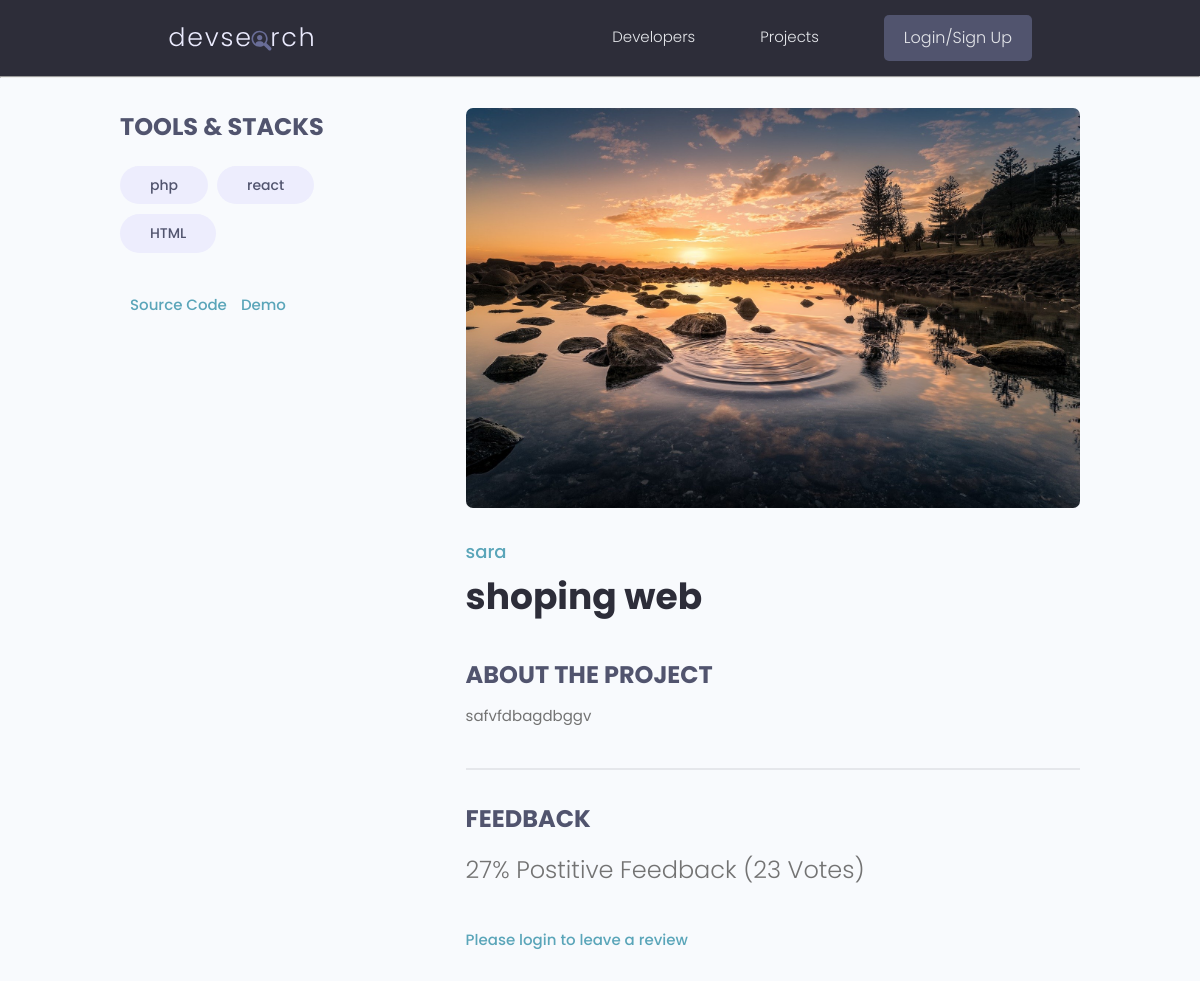
/projects/project/53d64aa7-017f-4472-b6f3-0cd36885d78c/, run on an earlier commit of the app's database.
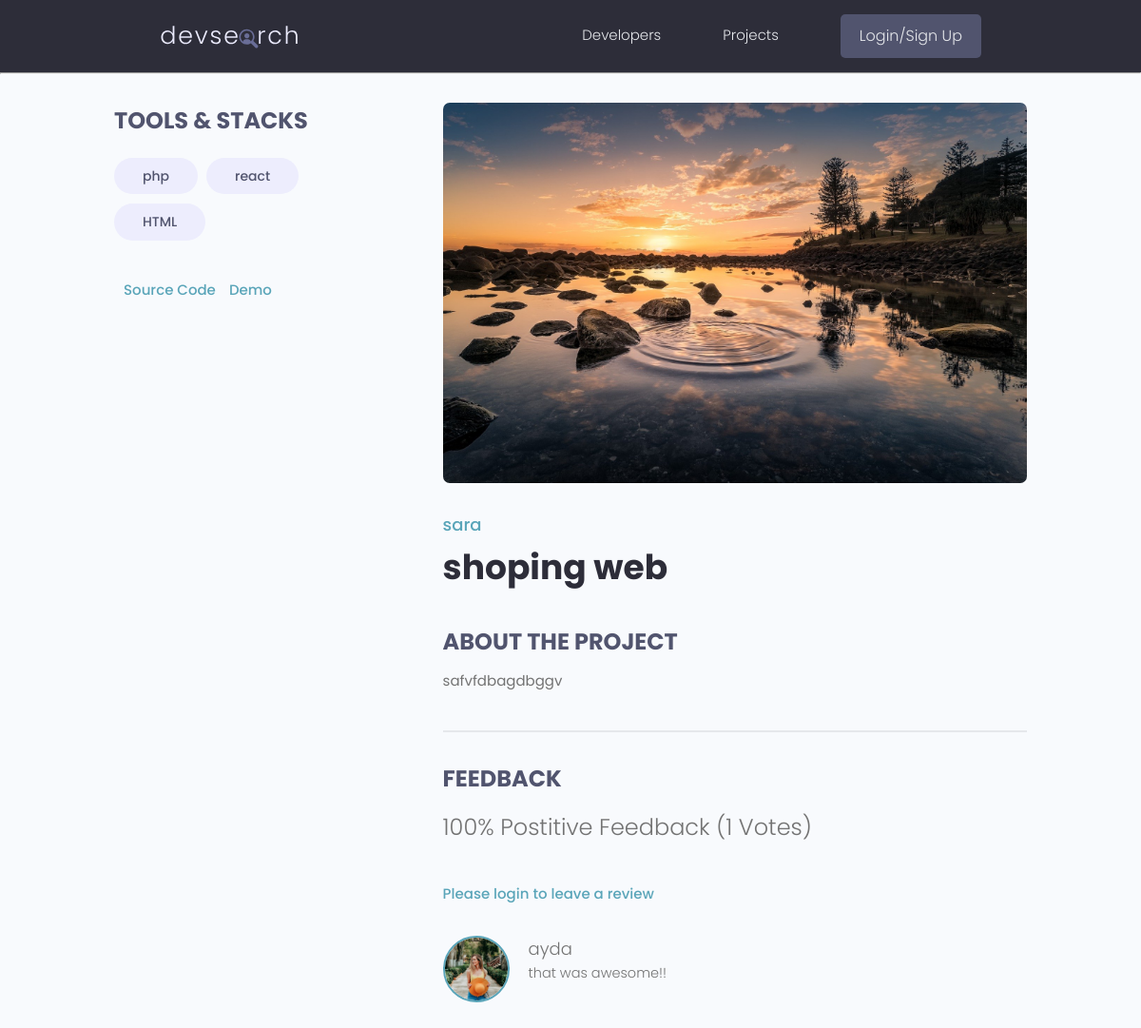
And on a later commit of the database.
### projects/models.py (models this page shows, shortened)
class Tag(models.Model):
    name=models.CharField(max_length=200)
    created=models.DateTimeField(auto_now_add=True)
    id=models.UUIDField(default=uuid.uuid4, unique=True, primary_key=True, editable=False)

class Project(models.Model):
    owner=models.ForeignKey(Profile, null=True,blank=True,on_delete=models.SET_NULL)
    title= models.CharField(max_length=200)
    description= models.TextField(null=True, blank=True)
    featured_image=models.ImageField(null=True, blank=True, upload_to=None, height_field=None, width_field=None, max_length=100)
    demo_link=models.CharField(max_length=2000, blank=True)
    source_link= models.CharField(max_length = 2000, null=True, blank=True)
    tags=models.ManyToManyField('Tag', blank=True)# because the tag model is written below we put ''
    vote_total=models.IntegerField(default=0, null=True, blank=True)
    vote_ratio=models.IntegerField(default=0,null=True, blank=True)
    created= models.DateTimeField(auto_now_add=True)
    id=models.UUIDField(default=uuid.uuid4,unique=True, primary_key=True, editable=False)
    class Meta:
        ordering = ['-vote_ratio', '-vote_total', 'title']
    @property
    def imageURLs(self):
        try:
            img=self.featured_image.url
        except:
            img=''
        return img
    @property
    def reviewers(self):
        queryset = self.review_set.all().values_list('owner__id', flat=True)
        return queryset

class Review(models.Model):
    VOTE_TYPE=(
        ('up', 'Up Vote'),
        ('down', 'Down Vote')
    )
    owner = models.ForeignKey(Profile, on_delete=models.CASCADE, null=True)
    project = models.ForeignKey(Project, on_delete=models.CASCADE) # all revies will be deleted if the project is removed
    body=models.TextField(null=True, blank=True)
    value=models.CharField(max_length = 200, choices=VOTE_TYPE)
    created=models.DateTimeField(auto_now_add=True)
    id=models.UUIDField(default=uuid.uuid4, unique=True, primary_key=True, editable=False)
    class Meta:
        unique_together = [['owner', 'project']]

### users/models.py (models this page shows, shortened)
class Profile(models.Model):
    user=models.OneToOneField(User, on_delete=models.CASCADE, null=True, blank=True)
    name=models.CharField(max_length=200, blank=True, null=True)
    username=models.CharField(max_length=200, blank=True, null=True)
    location=models.CharField(max_length=200, blank=True, null=True)
    email=models.EmailField(max_length=500,blank=True, null=True)
    short_intro= models.CharField(max_length=200, blank=True, null=True)
    bio=  models.TextField(blank=True, null=True)
    profile_image= models.ImageField(null=True, blank=True,upload_to='profiles/', default='profiles/default.jpg')
    social_github =models.CharField(max_length=200,blank=True,null=True)
    social_linkedin =models.CharField(max_length=200,blank=True,null=True)
    social_youtube =models.CharField(max_length=200,blank=True,null=True)
    social_website =models.CharField(max_length=200,blank=True,null=True)
    created=models.DateTimeField(auto_now_add=True)
    id= models.UUIDField(default=uuid.uuid4 , unique=True, primary_key=True, editable=False)

### projects/views.py (the view, shortened to what this page needs)
# urls.py: path('project/<str:pk>/', views.project, name="project"),
def project(request, pk):
    projectObj= Project.objects.get(id=pk)
    tags=projectObj.tags.all()
    form=ReviewForm()
    return render(request,'projects/single_project.html',{'projectObj': projectObj,'tags':tags,'form': form})

### projects/templates/projects/single_project.html (shortened to what this page needs)
{% extends 'main.html' %}
    {% block content %}
  <main class="singleProject my-md">
    <div class="container">
      <div class="layout">
        <div class="column column--1of3">
          <h3 class="singleProject__subtitle">Tools & Stacks</h3>
          <div class="singleProject__toolStack">
            {% for tag in projectObj.tags.all %}
            <span class="tag tag--pill tag--sub tag--lg">
              <small>{{tag.name}}</small>
            </span>
            {% endfor %}
          </div>
          {% if projectObj.source_link %}
          <a class="singleProject__liveLink" href="{{projectObj.source_link}}" target="_blank">Source Code
          </a>
          {% endif %}
          {% if projectObj.demo_link %}
          <a class="singleProject__liveLink" href="{{projectObj.demo_link}}" target="_blank">Demo
          </a>
          {% endif %}
        </div>
        <div class="column column--2of3">
          <img class="singleProject__preview" src="{{projectObj.imageURLs}}" alt="portfolio thumbnail" />
          <a href="profile.html" class="singleProject__developer">{{projectObj.owner.name}}</a>
          <h2 class="singleProject__title">{{projectObj.title}}</h2>
          <h3 class="singleProject__subtitle">About the Project</h3>
          <div class="singleProject__info">
            {{projectObj.description|linebreaksbr}}
          </div>
          <div class="comments">
            <h3 class="singleProject__subtitle">Feedback</h3>
            <h5 class="project--rating">
              {{projectObj.vote_ratio}}% Postitive Feedback ({{projectObj.vote_total}} Votes)
            </h5>
            {% if request.user.profile.id in projectObj.reviewers %}
                    <p>You have already submitted your review for this project</p>
            {% elif request.user.profile == projectObj.owner %}
                    <p>You cannot review your own work</p>
              {% else %}
      <a href="{% url 'login' %}?next={{request.path}}">Please login to leave a review</a>
            {% endif %}
            <div class="commentList">
              {% for review in projectObj.review_set.all %}
                  {% if review.body %}
              <div class="comment">
                  <img class="avatar avatar--md"
                    src="{{review.owner.profile_image.url}}" alt="user" />
                <div class="comment__details">
                  <p  class="comment__author">{{review.owner.name}}</p>
                  <p class="comment__info">
                    {{review.body|linebreaksbr}}
                  </p>
                </div>
              </div>
             {% endif %}
              {% endfor %}
            </div>
          </div>
        </div>
      </div>
    </div>
  </main>
    {% endblock content %}

What changed in the data, as far as the page shows it:
changed Project "shoping web": vote_ratio "27" → "100"; vote_total "23" → "1"
added Review: owner.profile_image (picture), owner.name "ayda", body "that was awesome!!"
